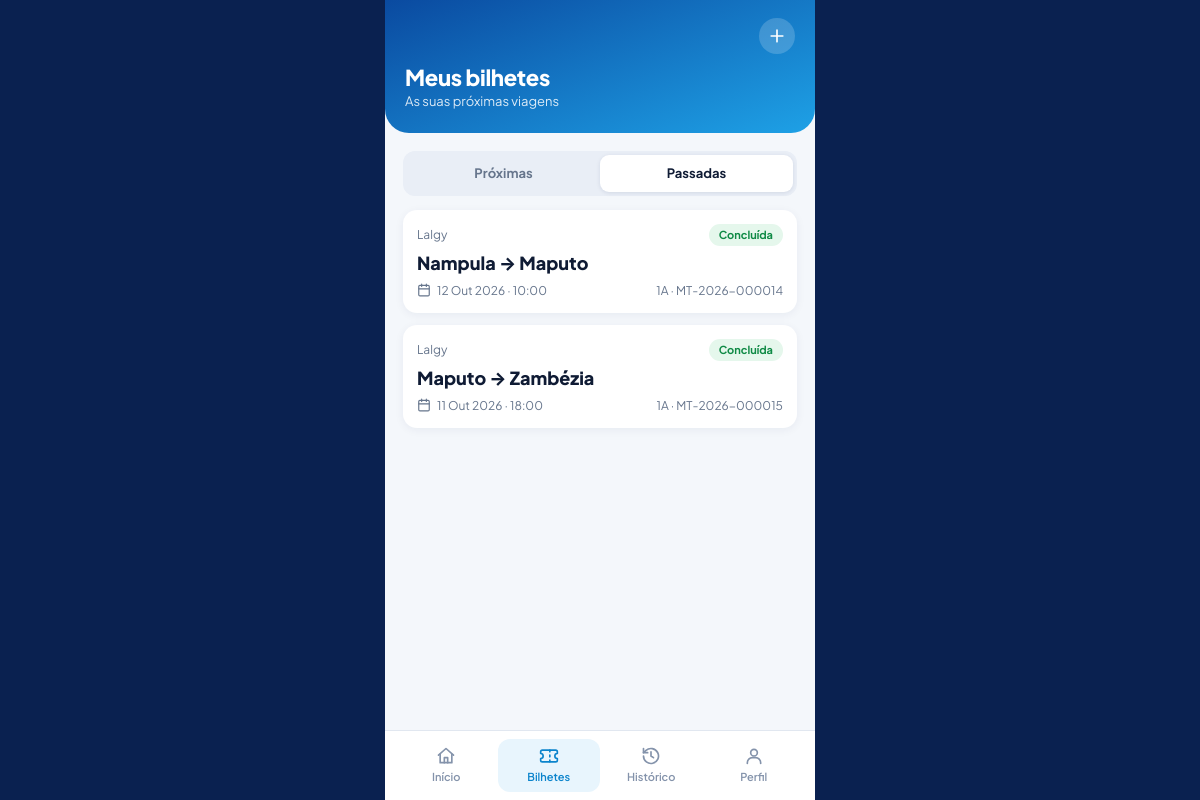
The page /passageiro/bilhetes.php?aba=passadas (signed in) on the database its author committed.
### tables this page shows
CREATE TABLE `reserva` (
  `id_reserva` int(10) unsigned NOT NULL AUTO_INCREMENT,
  `data_reserva` datetime NOT NULL DEFAULT current_timestamp(),
  `data_expiracao` datetime DEFAULT NULL,
  `estado` enum('pendente','confirmada','cancelada','expirada') NOT NULL DEFAULT 'pendente',
  `id_passageiro` int(10) unsigned DEFAULT NULL,
  `nome_passageiro` varchar(100) DEFAULT NULL,
  `telefone_passageiro` varchar(30) DEFAULT NULL,
  `id_viagem` int(10) unsigned NOT NULL,
  `id_assento` int(10) unsigned NOT NULL,
  `id_bilheteiro` int(10) unsigned DEFAULT NULL,
  `assento_ocupado` tinyint(4) GENERATED ALWAYS AS (if(`estado` in ('pendente','confirmada'),1,NULL)) STORED,
  `referencia` varchar(20) DEFAULT NULL,
  `data_cancelamento` datetime DEFAULT NULL,
  `tipo_documento` varchar(30) DEFAULT NULL,
  `documento_passageiro` varchar(30) DEFAULT NULL,
  `grupo_venda` varchar(24) DEFAULT NULL,
  `embarcado_em` datetime DEFAULT NULL,
  `embarcado_por` int(11) DEFAULT NULL,
  PRIMARY KEY (`id_reserva`),
  UNIQUE KEY `uq_reserva_assento_viagem` (`id_viagem`,`id_assento`,`assento_ocupado`),
  UNIQUE KEY `uq_reserva_referencia` (`referencia`),
  KEY `idx_reserva_passageiro` (`id_passageiro`),
  KEY `idx_reserva_estado` (`estado`,`data_expiracao`),
  KEY `fk_reserva_assento` (`id_assento`),
  KEY `fk_reserva_bilheteiro` (`id_bilheteiro`),
  KEY `idx_reserva_grupo` (`grupo_venda`),
  KEY `idx_reserva_embarque` (`id_viagem`,`embarcado_em`),
  CONSTRAINT `fk_reserva_assento` FOREIGN KEY (`id_assento`) REFERENCES `assento` (`id_assento`) ON UPDATE CASCADE,
  CONSTRAINT `fk_reserva_bilheteiro` FOREIGN KEY (`id_bilheteiro`) REFERENCES `utilizador` (`id_utilizador`) ON DELETE SET NULL ON UPDATE CASCADE,
  CONSTRAINT `fk_reserva_passageiro` FOREIGN KEY (`id_passageiro`) REFERENCES `utilizador` (`id_utilizador`) ON DELETE SET NULL ON UPDATE CASCADE,
  CONSTRAINT `fk_reserva_viagem` FOREIGN KEY (`id_viagem`) REFERENCES `viagem` (`id_viagem`) ON UPDATE CASCADE
);

CREATE TABLE `transportadora` (
  `id_transportadora` int(10) unsigned NOT NULL AUTO_INCREMENT,
  `nome` varchar(100) NOT NULL,
  `nuit` varchar(20) NOT NULL,
  `contacto` varchar(30) NOT NULL,
  `endereco` varchar(200) DEFAULT NULL,
  `activa` tinyint(1) NOT NULL DEFAULT 1,
  PRIMARY KEY (`id_transportadora`),
  UNIQUE KEY `uq_transportadora_nuit` (`nuit`)
);

CREATE TABLE `rota` (
  `id_rota` int(10) unsigned NOT NULL AUTO_INCREMENT,
  `origem` varchar(80) NOT NULL,
  `destino` varchar(80) NOT NULL,
  `distancia_km` decimal(8,2) DEFAULT NULL,
  `duracao_estimada` time DEFAULT NULL,
  `id_transportadora` int(10) unsigned NOT NULL,
  `activa` tinyint(1) NOT NULL DEFAULT 1,
  `preco_base` decimal(10,2) DEFAULT NULL,
  PRIMARY KEY (`id_rota`),
  KEY `idx_rota_origem_destino` (`origem`,`destino`),
  KEY `fk_rota_transportadora` (`id_transportadora`),
  CONSTRAINT `fk_rota_transportadora` FOREIGN KEY (`id_transportadora`) REFERENCES `transportadora` (`id_transportadora`) ON UPDATE CASCADE
);

CREATE TABLE `viagem` (
  `id_viagem` int(10) unsigned NOT NULL AUTO_INCREMENT,
  `data` date NOT NULL,
  `hora_partida` time NOT NULL,
  `hora_chegada` time DEFAULT NULL,
  `preco` decimal(10,2) NOT NULL,
  `classe` varchar(30) NOT NULL DEFAULT 'Convencional',
  `estado` enum('agendada','em_curso','concluida','cancelada') NOT NULL DEFAULT 'agendada',
  `id_rota` int(10) unsigned NOT NULL,
  `id_autocarro` int(10) unsigned NOT NULL,
  `id_cobrador` int(10) unsigned DEFAULT NULL,
  `id_motorista` int(10) unsigned DEFAULT NULL,
  PRIMARY KEY (`id_viagem`),
  KEY `idx_viagem_data` (`data`,`hora_partida`),
  KEY `fk_viagem_rota` (`id_rota`),
  KEY `fk_viagem_autocarro` (`id_autocarro`),
  KEY `fk_viagem_cobrador` (`id_cobrador`),
  KEY `fk_viagem_motorista` (`id_motorista`),
  CONSTRAINT `fk_viagem_autocarro` FOREIGN KEY (`id_autocarro`) REFERENCES `autocarro` (`id_autocarro`) ON UPDATE CASCADE,
  CONSTRAINT `fk_viagem_cobrador` FOREIGN KEY (`id_cobrador`) REFERENCES `utilizador` (`id_utilizador`) ON DELETE SET NULL ON UPDATE CASCADE,
  CONSTRAINT `fk_viagem_motorista` FOREIGN KEY (`id_motorista`) REFERENCES `motorista` (`id_motorista`) ON DELETE SET NULL ON UPDATE CASCADE,
  CONSTRAINT `fk_viagem_rota` FOREIGN KEY (`id_rota`) REFERENCES `rota` (`id_rota`) ON UPDATE CASCADE
);

CREATE TABLE `assento` (
  `id_assento` int(10) unsigned NOT NULL AUTO_INCREMENT,
  `numero` varchar(5) NOT NULL,
  `tipo` varchar(20) NOT NULL DEFAULT 'normal',
  `id_autocarro` int(10) unsigned NOT NULL,
  PRIMARY KEY (`id_assento`),
  UNIQUE KEY `uq_assento_autocarro_numero` (`id_autocarro`,`numero`),
  CONSTRAINT `fk_assento_autocarro` FOREIGN KEY (`id_autocarro`) REFERENCES `autocarro` (`id_autocarro`) ON DELETE CASCADE ON UPDATE CASCADE
);

### includes/funcoes.php (called while the page is built, shortened)
<?php
function e($valor): string {
    return htmlspecialchars((string)$valor, ENT_QUOTES, 'UTF-8');
}
function url(string $caminho = ''): string {
    return BASE_URL . '/' . ltrim($caminho, '/');
}

### includes/passageiro.php (called while the page is built, shortened)
<?php
require_once __DIR__ . '/app_layout.php';
function data_curta(string $ymd): string {
    $t = strtotime($ymd);
    return date('j', $t) . ' ' . MESES_CURTOS[(int)date('n', $t) - 1];
}
function data_com_ano(string $ymd): string {
    return data_curta($ymd) . ' ' . date('Y', strtotime($ymd));
}
function hora_curta(?string $t): string {
    return $t ? substr($t, 0, 5) : '--:--';
}
function partida_ts(array $r): int {
    return strtotime($r['data'] . ' ' . $r['hora_partida']);
}
function estado_reserva(array $r): array {
    $passada = partida_ts($r) < time();
    switch ($r['estado']) {
        default:          return $passada ? ['Concluída', 'etq-verde'] : ['Confirmado', 'etq-verde'];
    }
}

### passageiro/bilhetes.php (the view, shortened to what this page needs)
<?php
require_once __DIR__ . '/../includes/passageiro.php';
$u = exigir_passageiro();
$aba = ($_GET['aba'] ?? 'proximas') === 'passadas' ? 'passadas' : 'proximas';
$st = $pdo->prepare("SELECT rs.*, v.data, v.hora_partida, ro.origem, ro.destino, t.nome AS transportadora, a.numero AS lugar
                     FROM reserva rs JOIN viagem v ON v.id_viagem = rs.id_viagem JOIN rota ro ON ro.id_rota = v.id_rota
                     JOIN transportadora t ON t.id_transportadora = ro.id_transportadora JOIN assento a ON a.id_assento = rs.id_assento
                     WHERE rs.id_passageiro = ? AND rs.estado = 'confirmada' ORDER BY v.data, v.hora_partida, a.numero");
$st->execute([$u['id_utilizador']]);
$grupos = [];
foreach ($st->fetchAll() as $r) {
    $k = (int)$r['id_viagem'];
    if (!isset($grupos[$k])) { $r['lugares'] = []; $grupos[$k] = $r; }
    $grupos[$k]['lugares'][] = $r['lugar'];
}
$proximas = []; $passadas = [];
foreach ($grupos as $g) { if (partida_ts($g) >= time()) $proximas[] = $g; else array_unshift($passadas, $g); }
$lista = $aba === 'proximas' ? $proximas : $passadas;
app_abrir(['titulo' => 'Meus bilhetes', 'h1' => 'Meus bilhetes', 'sub' => 'As suas próximas viagens',
           'acao' => '<a class="btn-icone" href="' . e(url('passageiro/index.php')) . '" aria-label="Nova viagem">' . ic('mais') . '</a>']);
?>
<div class="abas">
  <a class="<?= $aba === 'proximas' ? 'activo' : '' ?>" href="<?= e(url('passageiro/bilhetes.php')) ?>">Próximas</a>
  <a class="<?= $aba === 'passadas' ? 'activo' : '' ?>" href="<?= e(url('passageiro/bilhetes.php?aba=passadas')) ?>">Passadas</a>
</div>
<?php foreach ($lista as $r): [$txt, $cls] = estado_reserva($r); $n = count($r['lugares']); ?>
  <a class="item-bilhete" href="<?= e(url('passageiro/bilhete.php?reserva=' . (int)$r['id_reserva'])) ?>">
    <div class="linha1"><span><?= e($r['transportadora']) ?></span><span class="etq-app <?= $cls ?>"><?= e($txt) ?></span></div>
    <h3><?= e($r['origem']) ?> → <?= e($r['destino']) ?></h3>
    <div class="linha2"><span><?= ic('calendario') ?><?= e(data_com_ano($r['data'])) ?> · <?= e(hora_curta($r['hora_partida'])) ?></span>
      <span><?= $n > 1 ? e($n . ' bilhetes · lugares ' . implode(', ', $r['lugares'])) : e($r['lugar'] . ' · ' . $r['referencia']) ?></span></div>
  </a>
<?php endforeach; ?>

### includes/app_icones.php (shortened to what this page needs)
<?php
function ic(string $nome, string $classe = ''): string {
    return '<svg class="ic ' . $classe . '" viewBox="0 0 24 24" fill="none" stroke="currentColor" stroke-width="2" '
         . 'stroke-linecap="round" stroke-linejoin="round" aria-hidden="true">' . ($i[$nome] ?? '') . '</svg>';
}

### assets/css/base.css (style rules this page uses)
:root { --azul:#1ea1e6; --azul-forte:#0b84cc; --navy:#0a2150; --navy-2:#102b66; --texto:#0f1b34; --cinza:#66758c; --borda:#e1e7f0; --fundo:#f4f6fa; --branco:#fff; --erro:#d92d3a; --erro-bg:#fdecee; --ok:#12a150; --ok-bg:#e7f7ee; --info:#0b6fb0; --info-bg:#e9f5fd; --roxo:#6c47e8; --roxo-bg:#f0ecff; --acento:var(--azul); --acento-forte:var(--azul-forte); --raio:10px; --fonte:'Plus Jakarta Sans','Inter',system-ui,-apple-system,'Segoe UI',Roboto,sans-serif; }
* { box-sizing:border-box }
html,body { margin:0 }
body { font-family:var(--fonte);color:var(--texto);background:var(--fundo);font-size:14px;line-height:1.45 }
a { color:var(--azul-forte);text-decoration:none }
h1,h2,h3 { margin:0;line-height:1.2 }

### assets/css/app.css (style rules this page uses)
body.app { background:var(--navy);display:flex;justify-content:center;min-height:100vh }
.ic { width:20px;height:20px;flex:none }
.btn-icone { width:36px;height:36px;border-radius:50%;background:rgba(255,255,255,.18);color:#fff;display:inline-flex;align-items:center;justify-content:center;border:0;cursor:pointer }
.etq-verde { background:#e5f7ec;color:#0f8a45 }
.etq-app { display:inline-block;padding:3px 10px;border-radius:999px;font-size:11px;font-weight:700 }
.abas { display:grid;grid-template-columns:1fr 1fr;background:#e9eef6;border-radius:12px;padding:4px;margin-bottom:14px }
.abas a { text-align:center;padding:9px;border-radius:9px;font-weight:700;font-size:13px;color:var(--cinza) }
.abas a.activo { background:#fff;color:var(--texto);box-shadow:0 1px 4px rgba(10,33,80,.1) }
.item-bilhete { display:block;background:#fff;border-radius:14px;padding:14px;margin-bottom:12px;color:inherit;box-shadow:0 2px 10px rgba(10,33,80,.06) }
.item-bilhete .linha1 { display:flex;justify-content:space-between;align-items:center;font-size:12px;color:var(--cinza);margin-bottom:6px }
.item-bilhete h3 { font-size:18px;font-weight:800;margin-bottom:8px }
.item-bilhete .linha2 { display:flex;justify-content:space-between;font-size:12px;color:var(--cinza) }
.item-bilhete .linha2 span { display:inline-flex;align-items:center;gap:6px }
.item-bilhete .linha2 .ic { width:14px;height:14px }

### rows shown on the page
reserva: transportadora.nome "Lalgy", txt "Concluída", rota.origem "Nampula", rota.destino "Maputo", id_viagem.data "12 Out 2026", id_viagem.hora_partida "10:00", id_assento+referencia "1A · MT-2026-000014"
reserva: transportadora.nome "Lalgy", txt "Concluída", rota.origem "Maputo", rota.destino "Zambézia", id_viagem.data "11 Out 2026", id_viagem.hora_partida "18:00", id_assento+referencia "1A · MT-2026-000015"

### other values the page prints
$o['h1'] "Meus bilhetes"
$o['sub'] "As suas próximas viagens"
$rotulo "Início"
$rotulo "Bilhetes"
$rotulo "Histórico"
$rotulo "Perfil"
